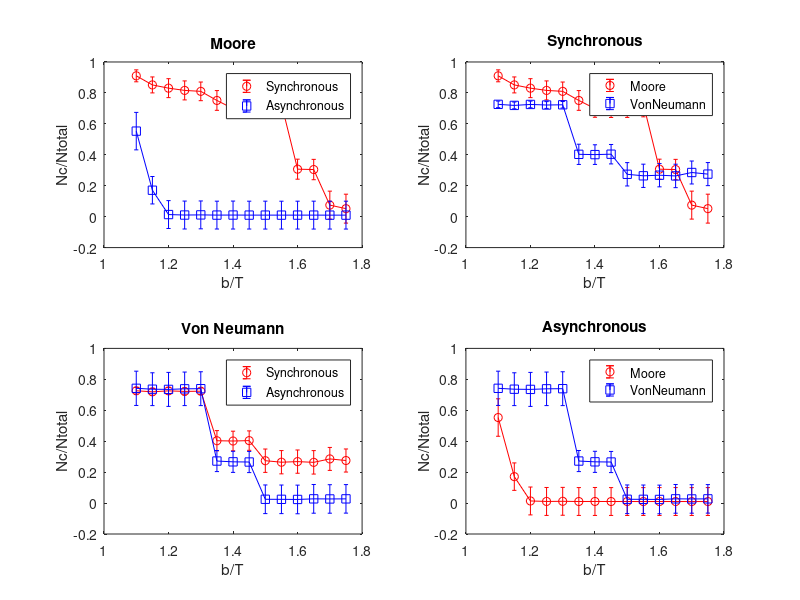

Recreate this plot in MATLAB.
mooreSynError = [0.0386,0.0516,0.0612,0.0614,0.0603,0.0638,0.0562,0.0588,0.0824,0.0837,0.0647,0.0658,0.0904,0.0935]; 
mooreSynMean =  [0.9105,0.8517,0.8308,0.8162,0.8101,0.7513,0.6988,0.7000,0.7239,0.7291,0.3070,0.3046,0.0746,0.0518];

mooreAsyError = [0.1211,0.0887,0.0901,0.0903,0.0901,0.0900,0.0904,0.0900,0.0902,0.0900,0.0900,0.0902,0.0900,0.0901];
mooreAsyMean =  [0.5530,0.1709,0.0136,0.0105,0.0114,0.0101,0.0104,0.0100,0.0100,0.0099,0.0100,0.0100,0.0098,0.0099];

vonNeumannSynError = [0.0213,0.0219,0.0215,0.0219,0.0211,0.0654,0.0635,0.0628,0.0755,0.0752,0.0752,0.0758,0.0742,0.0746];
vonNeumannSynMean =  [0.7261,0.7193,0.7255,0.7218,0.7233,0.4030,0.4012,0.4038,0.2739,0.2641,0.2680,0.2633,0.2855,0.2751];

vonNeumannAsyError = [0.1108,0.1061,0.1099,0.1084,0.1094,0.0682,0.0682,0.0684,0.0926,0.0924,0.0926,0.0928,0.0921,0.0922];
vonNeumannAsyMean =  [0.7419,0.7362,0.7349,0.7386,0.7395,0.2717,0.2666,0.2654,0.0245,0.0242,0.0234,0.0273,0.0266,0.0272];

T = 1.10:0.05:1.75;

subplot(2,2,1)
errorbar(T,mooreSynMean,mooreSynError,'r-o');    
hold on
errorbar(T,mooreAsyMean,mooreAsyError,'b-s'); 
legend('Synchronous','Asynchronous'); 
xlabel('b/T');ylabel('Nc/Ntotal');
title('Moore');

subplot(2,2,2)
errorbar(T,mooreSynMean,mooreSynError,'r-o');    
hold on
errorbar(T,vonNeumannSynMean,vonNeumannSynError,'b-s');
legend('Moore','VonNeumann');
xlabel('b/T');ylabel('Nc/Ntotal');
title('Synchronous');

subplot(2,2,3)
errorbar(T,vonNeumannSynMean,vonNeumannSynError,'r-o');    
hold on
errorbar(T,vonNeumannAsyMean,vonNeumannAsyError,'b-s'); 
legend('Synchronous','Asynchronous'); 
xlabel('b/T');ylabel('Nc/Ntotal');
title('Von Neumann');

subplot(2,2,4)
errorbar(T,mooreAsyMean,mooreAsyError,'r-o');   
hold on
errorbar(T,vonNeumannAsyMean,vonNeumannAsyError,'b-s');
legend('Moore','VonNeumann');
xlabel('b/T');ylabel('Nc/Ntotal');
title('Asynchronous');
